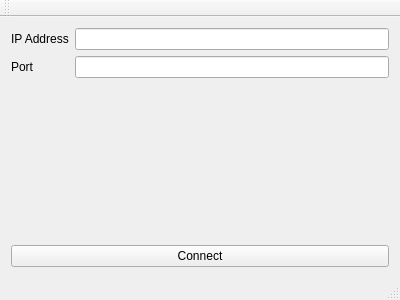
<?xml version="1.0" encoding="UTF-8"?>
<ui version="4.0">
 <class>MainWindow</class>
 <widget class="QMainWindow" name="MainWindow">
  <property name="geometry">
   <rect>
    <x>0</x>
    <y>0</y>
    <width>400</width>
    <height>300</height>
   </rect>
  </property>
  <property name="windowTitle">
   <string>MainWindow</string>
  </property>
  <widget class="QWidget" name="centralWidget">
   <layout class="QVBoxLayout" name="verticalLayout">
    <item>
     <layout class="QFormLayout" name="formLayout">
      <item row="0" column="0">
       <widget class="QLabel" name="label">
        <property name="text">
         <string>IP Address</string>
        </property>
       </widget>
      </item>
      <item row="1" column="0">
       <widget class="QLabel" name="label_2">
        <property name="text">
         <string>Port</string>
        </property>
       </widget>
      </item>
      <item row="0" column="1">
       <widget class="QLineEdit" name="ipAddressLineEdit"/>
      </item>
      <item row="1" column="1">
       <widget class="QLineEdit" name="portLineEdit"/>
      </item>
     </layout>
    </item>
    <item>
     <widget class="QPushButton" name="connectPushButton">
      <property name="text">
       <string>Connect</string>
      </property>
     </widget>
    </item>
   </layout>
  </widget>
  <widget class="QMenuBar" name="menuBar">
   <property name="geometry">
    <rect>
     <x>0</x>
     <y>0</y>
     <width>400</width>
     <height>26</height>
    </rect>
   </property>
  </widget>
  <widget class="QToolBar" name="mainToolBar">
   <attribute name="toolBarArea">
    <enum>TopToolBarArea</enum>
   </attribute>
   <attribute name="toolBarBreak">
    <bool>false</bool>
   </attribute>
  </widget>
  <widget class="QStatusBar" name="statusBar"/>
 </widget>
 <layoutdefault spacing="6" margin="11"/>
 <resources/>
 <connections/>
</ui>
